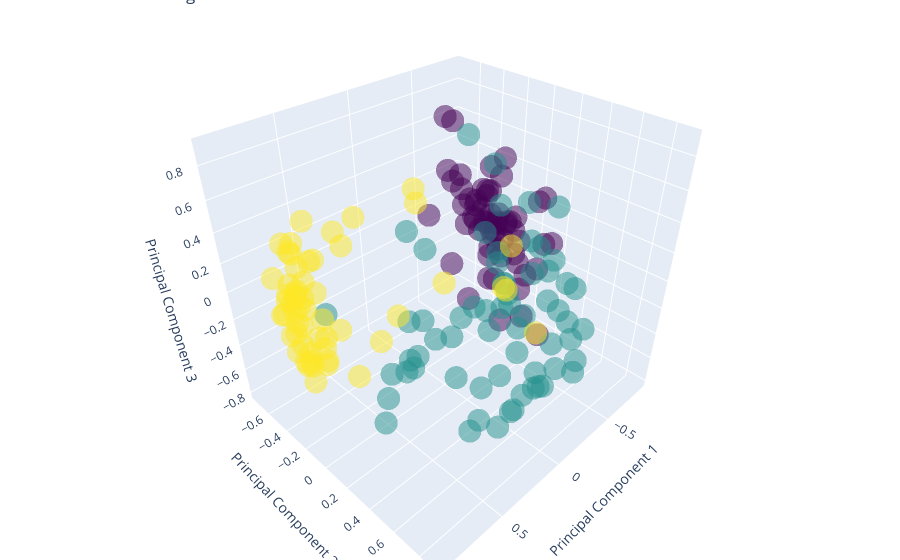

The notebook cell this image was saved under:
### Code cell
interactive_visualization(x, cluster_labels)

### Figure 1 — Plotly figure (JSON) as saved in the notebook; plotly's stock layout.template omitted (floating-point values rounded to 4 significant figures; data arrays with more than 128 entries replaced by an {"elided": "..."} marker saying what was removed)
{"data": [{"marker": {"color": {"elided": "178 int values"}, "colorscale": [[0, "#440154"], [0.1111, "#482878"], [0.2222, "#3e4989"], [0.3333, "#31688e"], [0.4444, "#26828e"], [0.5556, "#1f9e89"], [0.6667, "#35b779"], [0.7778, "#6ece58"], [0.8889, "#b5de2b"], [1, "#fde725"]], "opacity": 0.5}, "mode": "markers", "text": "Cluster Labels", "type": "scatter3d", "x": {"elided": "178 float values"}, "y": {"elided": "178 float values"}, "z": {"elided": "178 float values"}}], "layout": {"margin": {"b": 0, "l": 0, "r": 0, "t": 0}, "scene": {"xaxis": {"title": {"text": "Principal Component 1"}}, "yaxis": {"title": {"text": "Principal Component 2"}}, "zaxis": {"title": {"text": "Principal Component 3"}}}, "title": {"text": "DBSCAN Clustering 3D Visualization"}}}
